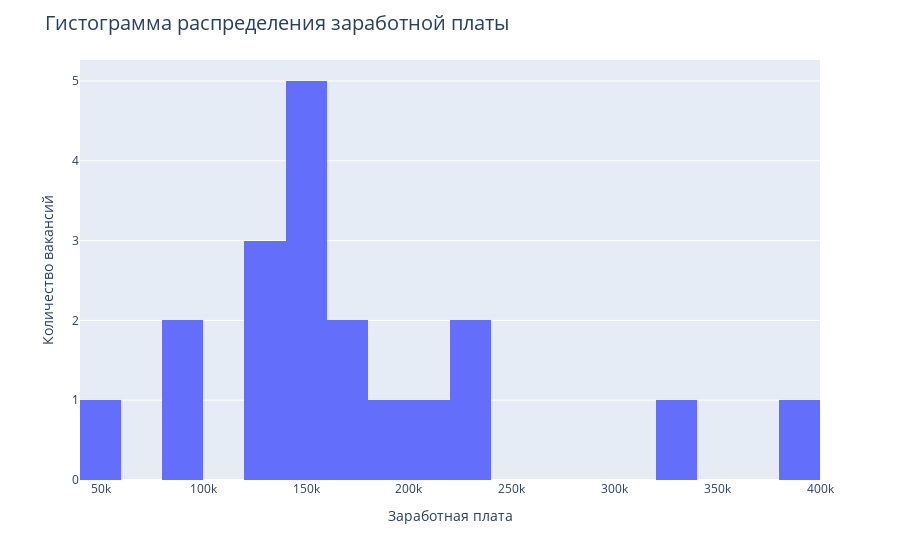

The code cell stored with this chart in its notebook:
### Code cell
salary_hist(pr_df)

### Figure 1 — Plotly figure (JSON) as saved in the notebook; plotly's stock layout.template omitted (floating-point values rounded to 4 significant figures; data arrays with more than 128 entries replaced by an {"elided": "..."} marker saying what was removed)
{"data": [{"alignmentgroup": "True", "bingroup": "x", "hovertemplate": "sal_RUR=%{x}<br>count=%{y}<extra></extra>", "legendgroup": "", "marker": {"color": "#636efa"}, "name": "", "nbinsx": 20, "offsetgroup": "", "orientation": "v", "showlegend": false, "type": "histogram", "x": {"elided": "338 float values"}, "xaxis": "x", "yaxis": "y"}], "layout": {"barmode": "relative", "legend": {"tracegroupgap": 0}, "margin": {"t": 60}, "title": {"font": {"size": 20}, "text": "Гистограмма распределения заработной платы"}, "xaxis": {"anchor": "y", "domain": [0, 1], "title": {"text": "Заработная плата"}}, "yaxis": {"anchor": "x", "domain": [0, 1], "title": {"text": "Количество вакансий"}}}}
